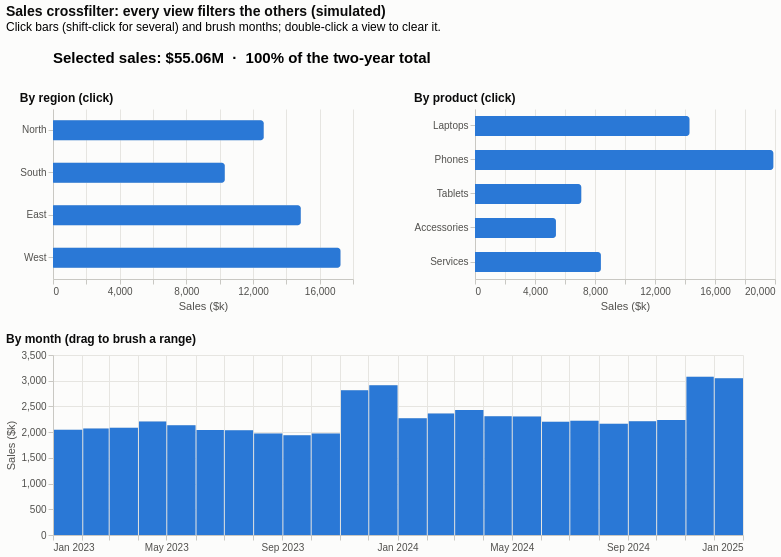

Notebook code cell kept with this figure:
### Markdown cell above
### Plot

### Code cell
region_pick = alt.selection_point(fields=["region"], name="region_pick")
product_pick = alt.selection_point(fields=["product"], name="product_pick")
months_brush = alt.selection_interval(encodings=["x"], name="months_brush")
base = alt.Chart(sales)
region_order, product_order = list(regions), list(products)


def bar_view(field, order, own, others, title):
    y = alt.Y(f"{field}:N", sort=order, title=None)
    x = alt.X("sum(sales):Q", title="Sales ($k)")
    back = base.mark_bar(color="#e3e2de", height=20, cornerRadiusEnd=3).encode(y=y, x=x)
    front = base.mark_bar(color=PALETTE[0], height=20, cornerRadiusEnd=3).encode(
        y=y, x=x, opacity=alt.condition(own, alt.value(1), alt.value(0.35)),
        tooltip=[f"{field}:N", alt.Tooltip("sum(sales):Q", title="Filtered sales ($k)", format=",.0f")])
    for sel in others:
        front = front.transform_filter(sel)
    return alt.layer(back, front.add_params(own)).properties(
        width=300, height=170, title=alt.Title(title, fontSize=12))


region_view = bar_view("region", region_order, region_pick, [product_pick, months_brush], "By region (click)")
product_view = bar_view("product", product_order, product_pick, [region_pick, months_brush], "By product (click)")

x = alt.X("yearmonth(month):T", title=None)
y = alt.Y("sum(sales):Q", title="Sales ($k)")
month_view = alt.layer(
    base.mark_bar(color="#e3e2de").encode(x=x, y=y).add_params(months_brush),
    base.transform_filter(region_pick).transform_filter(product_pick).mark_bar(color=PALETTE[0]).encode(
        x=x, y=y, tooltip=[alt.Tooltip("yearmonth(month):T", title="Month"),
                           alt.Tooltip("sum(sales):Q", title="Filtered sales ($k)", format=",.0f")]),
).properties(width=690, height=180, title=alt.Title("By month (drag to brush a range)", fontSize=12))

headline = (base.transform_joinaggregate(total="sum(sales)")
            .transform_filter(region_pick).transform_filter(product_pick).transform_filter(months_brush)
            .transform_aggregate(selected="sum(sales)", total="max(total)")
            .transform_calculate(label="'Selected sales: $' + format(datum.selected / 1000, ',.2f') + 'M  ·  '"
                                       " + format(datum.selected / datum.total, '.0%') + ' of the two-year total'")
            .mark_text(align="left", fontSize=15, fontWeight="bold")
            .encode(x=alt.value(0), y=alt.value(0), text="label:N")
            .properties(width=690, height=12))

chart = alt.vconcat(headline, alt.hconcat(region_view, product_view, spacing=60), month_view, spacing=22).properties(
    title=alt.Title("Sales crossfilter: every view filters the others (simulated)", subtitle=[
        "Click bars (shift-click for several) and brush months; double-click a view to clear it.", " "]))
chart

### Figure 1 — Vega-Lite specification as saved in the notebook (floating-point values rounded to 4 significant figures; data arrays with more than 128 entries replaced by an {"elided": "..."} marker saying what was removed)
{"config": {"background": "#fcfcfb", "view": {"stroke": null}, "range": {"category": ["#2a78d6", "#eb6834", "#1baf7a", "#eda100", "#e87ba4", "#008300", "#6250d6", "#e34948"]}, "font": "Helvetica, Arial, sans-serif", "title": {"anchor": "start", "fontSize": 14, "color": "#0b0b0b"}, "axis": {"gridColor": "#e6e5e1", "domainColor": "#c9c8c3", "tickColor": "#c9c8c3", "labelColor": "#52514e", "titleColor": "#52514e", "titleFontWeight": "normal"}, "legend": {"labelColor": "#52514e", "titleColor": "#52514e"}}, "vconcat": [{"mark": {"type": "text", "align": "left", "fontSize": 15, "fontWeight": "bold"}, "encoding": {"text": {"field": "label", "type": "nominal"}, "x": {"value": 0}, "y": {"value": 0}}, "height": 12, "transform": [{"joinaggregate": [{"op": "sum", "field": "sales", "as": "total"}]}, {"filter": {"param": "region_pick"}}, {"filter": {"param": "product_pick"}}, {"filter": {"param": "months_brush"}}, {"aggregate": [{"op": "sum", "field": "sales", "as": "selected"}, {"op": "max", "field": "total", "as": "total"}]}, {"calculate": "'Selected sales: $' + format(datum.selected / 1000, ',.2f') + 'M  ·  ' + format(datum.selected / datum.total, '.0%') + ' of the two-year total'", "as": "label"}], "width": 690}, {"hconcat": [{"layer": [{"mark": {"type": "bar", "color": "#e3e2de", "cornerRadiusEnd": 3, "height": 20}, "encoding": {"x": {"aggregate": "sum", "field": "sales", "title": "Sales ($k)", "type": "quantitative"}, "y": {"field": "region", "sort": ["North", "South", "East", "West"], "title": null, "type": "nominal"}}}, {"mark": {"type": "bar", "color": "#2a78d6", "cornerRadiusEnd": 3, "height": 20}, "encoding": {"opacity": {"condition": {"param": "region_pick", "value": 1}, "value": 0.35}, "tooltip": [{"field": "region", "type": "nominal"}, {"aggregate": "sum", "field": "sales", "format": ",.0f", "title": "Filtered sales ($k)", "type": "quantitative"}], "x": {"aggregate": "sum", "field": "sales", "title": "Sales ($k)", "type": "quantitative"}, "y": {"field": "region", "sort": ["North", "South", "East", "West"], "title": null, "type": "nominal"}}, "name": "view_0b15e2796d28c7b8_0", "transform": [{"filter": {"param": "product_pick"}}, {"filter": {"param": "months_brush"}}]}], "height": 170, "title": {"text": "By region (click)", "fontSize": 12}, "width": 300}, {"layer": [{"mark": {"type": "bar", "color": "#e3e2de", "cornerRadiusEnd": 3, "height": 20}, "encoding": {"x": {"aggregate": "sum", "field": "sales", "title": "Sales ($k)", "type": "quantitative"}, "y": {"field": "product", "sort": ["Laptops", "Phones", "Tablets", "Accessories", "Services"], "title": null, "type": "nominal"}}}, {"mark": {"type": "bar", "color": "#2a78d6", "cornerRadiusEnd": 3, "height": 20}, "encoding": {"opacity": {"condition": {"param": "product_pick", "value": 1}, "value": 0.35}, "tooltip": [{"field": "product", "type": "nominal"}, {"aggregate": "sum", "field": "sales", "format": ",.0f", "title": "Filtered sales ($k)", "type": "quantitative"}], "x": {"aggregate": "sum", "field": "sales", "title": "Sales ($k)", "type": "quantitative"}, "y": {"field": "product", "sort": ["Laptops", "Phones", "Tablets", "Accessories", "Services"], "title": null, "type": "nominal"}}, "name": "view_fe9dc58b027a879a_1", "transform": [{"filter": {"param": "region_pick"}}, {"filter": {"param": "months_brush"}}]}], "height": 170, "title": {"text": "By product (click)", "fontSize": 12}, "width": 300}], "spacing": 60}, {"layer": [{"mark": {"type": "bar", "color": "#e3e2de"}, "encoding": {"x": {"field": "month", "timeUnit": "yearmonth", "title": null, "type": "temporal"}, "y": {"aggregate": "sum", "field": "sales", "title": "Sales ($k)", "type": "quantitative"}}, "name": "view_b5dcf5d0d96d3886_2"}, {"mark": {"type": "bar", "color": "#2a78d6"}, "encoding": {"tooltip": [{"field": "month", "timeUnit": "yearmonth", "title": "Month", "type": "temporal"}, {"aggregate": "sum", "field": "sales", "format": ",.0f", "title": "Filtered sales ($k)", "type": "quantitative"}], "x": {"field": "month", "timeUnit": "yearmonth", "title": null, "type": "temporal"}, "y": {"aggregate": "sum", "field": "sales", "title": "Sales ($k)", "type": "quantitative"}}, "transform": [{"filter": {"param": "region_pick"}}, {"filter": {"param": "product_pick"}}]}], "height": 180, "title": {"text": "By month (drag to brush a range)", "fontSize": 12}, "width": 690}], "data": {"name": "data-c351a632e44d9dc36c585adf2360e78f"}, "params": [{"name": "region_pick", "select": {"type": "point", "fields": ["region"]}, "views": ["view_0b15e2796d28c7b8_0"]}, {"name": "product_pick", "select": {"type": "point", "fields": ["product"]}, "views": ["view_fe9dc58b027a879a_1"]}, {"name": "months_brush", "select": {"type": "interval", "encodings": ["x"]}, "views": ["view_b5dcf5d0d96d3886_2"]}], "spacing": 22, "title": {"text": "Sales crossfilter: every view filters the others (simulated)", "subtitle": ["Click bars (shift-click for several) and brush months; double-click a view to clear it.", " "]}, "$schema": "https://vega.github.io/schema/vega-lite/v6.4.1.json", "datasets": {"data-c351a632e44d9dc36c585adf2360e78f": {"elided": "480 records"}}}
